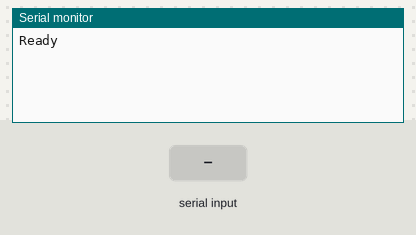
Bench run of a sketch on a simulated Arduino Uno, built with avr-gcc and run on an emulated ATmega328P. Parts: the last lines printed to the serial monitor. The test bench sets the inputs (shaded band).

Above: at 1.2 s.
1.3 s: "A" received over Serial
At 1.9 s:
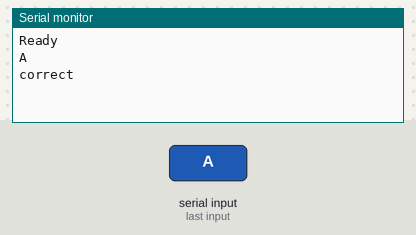
2.9 s: "1" received over Serial
At 4.2 s:
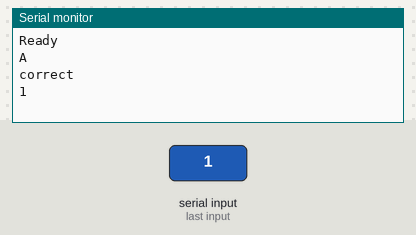

The sketch:

attempt_10.ino
```cpp
void setup() {
  Serial.begin(9600); // set the baud rate
  Serial.println("Ready"); // print "Ready" once
}
void loop() {
  char inByte = ' ';
  if (Serial.available()) { // only send data back if data has been sent
    char inByte = Serial.read(); // read the incoming data
    Serial.println(inByte); // send the data back in a new line so that it is not all one long line
    //Serial.println("hello");
    if(inByte==65){
      Serial.println("correct");
    }
  }
  delay(100); // delay for 1/10 of a second
}
```

Measured:
- after the input at 1.3 s, the serial monitor: prints a new line after 0.10 s (image 1)
- after the input at 2.9 s, the serial monitor: prints a new line after 0.10 s (image 2)
